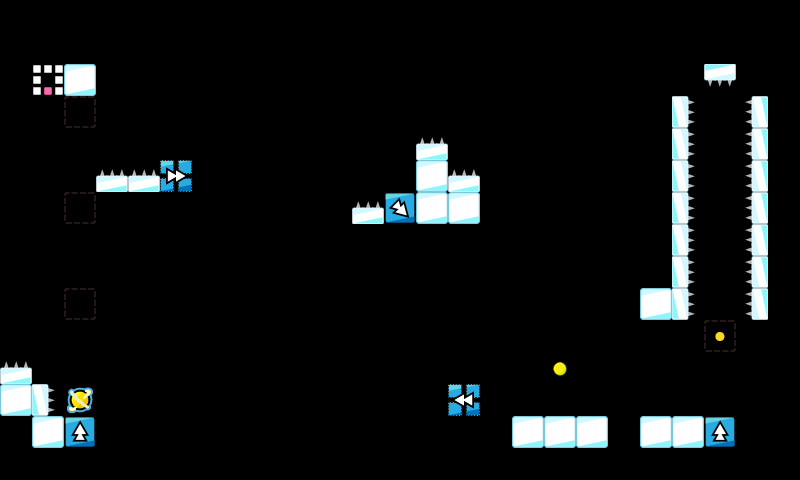

Rendered tile map (Tiled .tmx) drawn with the repository's tilesets; below, a short description and the map source with its tile grids summarised:
An orthogonal 25x15 tile map with 32x32 px tiles, 1 tile layer (map).

<map version="1.0" orientation="orthogonal" renderorder="right-down" width="25" height="15" tilewidth="32" tileheight="32" nextobjectid="4">
 <tileset firstgid="1" name="map_tiles" tilewidth="32" tileheight="32" tilecount="225" columns="15">
  <image source="../../img/map_tiles.png" width="480" height="480" />
 </tileset>
 <layer name="map" width="25" height="15">
  <data>[375 cells, 49 non-empty, 12 distinct tile ids]</data>
 </layer>
 <objectgroup color="#ffffff" name="Object Layer 1" />
</map>
